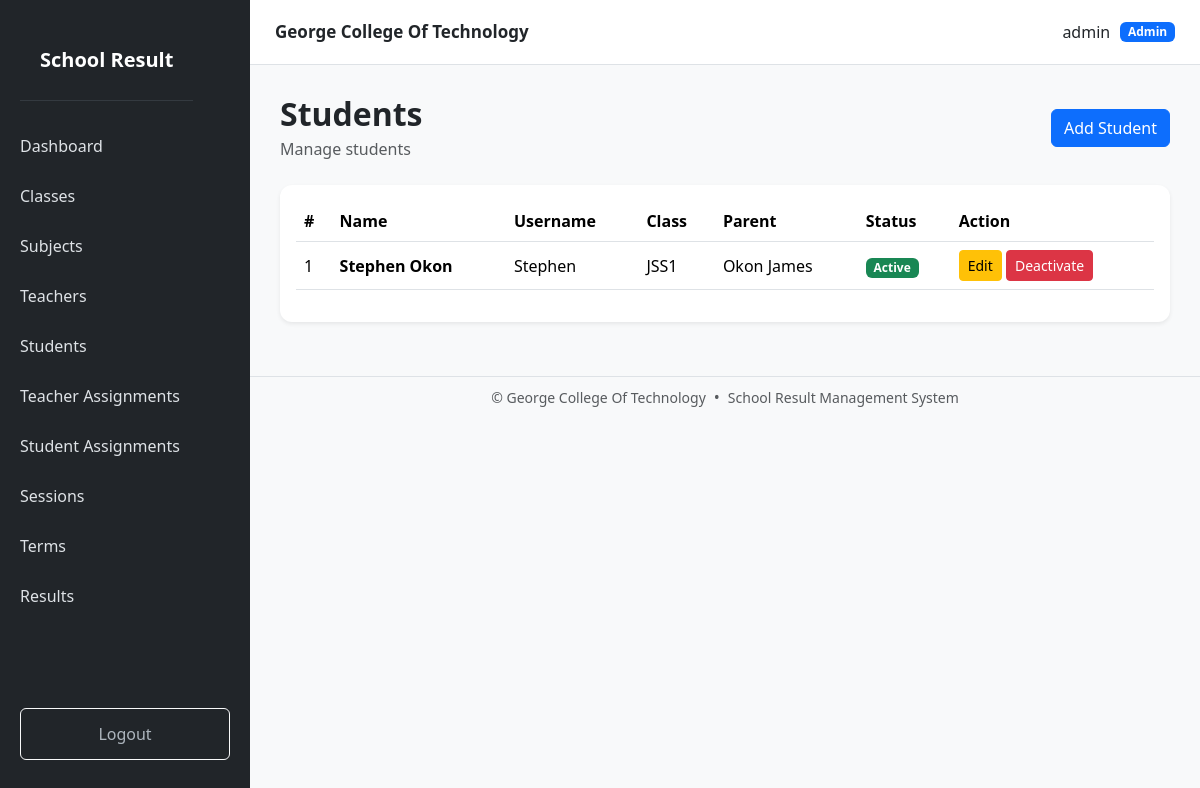
Screenshot of /students/ (signed in) with the database file from the repository.
### models.py (models this page shows, shortened)
class User(UserMixin, db.Model):
    __tablename__ = "users"
    id = db.Column(
        db.Integer,
        primary_key=True
    )
    username = db.Column(
        db.String(100),
        unique=True,
        nullable=False
    )
    password_hash = db.Column(
        db.String(255),
        nullable=False
    )
    role = db.Column(
        db.String(20),
        nullable=False,
        default="student"
    )
    is_active = db.Column(
        db.Boolean,
        default=True
    )
    teacher = db.relationship(
        "Teacher",
        back_populates="user",
        uselist=False
    )
    student = db.relationship(
        "Student",
        back_populates="user",
        uselist=False
    )

class Student(db.Model):
    __tablename__ = "students"
    id = db.Column(
        db.Integer,
        primary_key=True
    )
    user_id = db.Column(
        db.Integer,
        db.ForeignKey("users.id"),
        unique=True,
        nullable=False
    )
    name = db.Column(
        db.String(150),
        nullable=False
    )
    parent_name = db.Column(
        db.String(150)
    )
    age = db.Column(
        db.Integer
    )
    phone = db.Column(
        db.String(30)
    )
    classroom_id = db.Column(
        db.Integer,
        db.ForeignKey("classrooms.id"),
        nullable=True
    )
    is_active = db.Column(
        db.Boolean,
        default=True
    )
    user = db.relationship(
        "User",
        back_populates="student"
    )
    classroom = db.relationship(
        "Classroom",
        back_populates="students"
    )
    results = db.relationship(
        "Result",
        back_populates="student",
        cascade="all, delete-orphan"
    )

class Classroom(db.Model):
    __tablename__ = "classrooms"
    id = db.Column(
        db.Integer,
        primary_key=True
    )
    name = db.Column(
        db.String(100),
        unique=True,
        nullable=False
    )
    created_at = db.Column(
        db.DateTime,
        server_default=db.func.now()
    )
    students = db.relationship(
        "Student",
        back_populates="classroom"
    )
    teacher_assignments = db.relationship(
        "TeacherAssignment",
        back_populates="classroom",
        cascade="all, delete-orphan"
    )
    results = db.relationship(
        "Result",
        back_populates="classroom"
    )

### routes/student.py (the view, shortened to what this page needs)
@student.route("/")
@login_required
def list_students():
    if current_user.role == "admin":
        students = Student.query.order_by(
            Student.name
        ).all()
    elif current_user.role == "student":
        students = [
            current_user.student
        ]
    else:
        students = []
    return render_template(
        "student/list.html",
        students=students
    )

### templates/student/list.html (shortened to what this page needs)
{% extends "base.html" %}
{% block content %}
<div class="d-flex justify-content-between align-items-center mb-4">
    <div>
        <h2 class="fw-bold mb-1">
            Students
        </h2>
        <p class="text-muted mb-0">
            Manage students
        </p>
    </div>
    {% if current_user.role == "admin" %}
    <a
        href="{{ url_for('student.create_student') }}"
        class="btn btn-primary"
    >
        Add Student
    </a>
    {% endif %}
</div>
<div class="card shadow-sm border-0">
    <div class="card-body">
        <div class="table-responsive">
            <table class="table table-hover align-middle">
                <thead>
                    <tr>
                        <th>#</th>
                        <th>
                            Name
                        </th>
                        <th>
                            Username
                        </th>
                        <th>
                            Class
                        </th>
                        <th>
                            Parent
                        </th>
                        <th>
                            Status
                        </th>
                        {% if current_user.role == "admin" %}
                        <th>
                            Action
                        </th>
                        {% endif %}
                    </tr>
                </thead>
                <tbody>
                    {% for student in students %}
                    <tr>
                        <td>
                            {{ loop.index }}
                        </td>
                        <td>
                            <strong>
                                {{ student.name }}
                            </strong>
                        </td>
                        <td>
                            {{ student.user.username }}
                        </td>
                        <td>
                            {% if student.classroom %}
                                {{ student.classroom.name }}
                            {% else %}
                                <span class="text-muted">
                                    No Class
                                </span>
                            {% endif %}
                        </td>
                        <td>
                            {{ student.parent_name or "-" }}
                        </td>
                        <td>
                            {% if student.is_active %}
                                <span class="badge bg-success">
                                    Active
                                </span>
                            {% else %}
                                <span class="badge bg-danger">
                                    Inactive
                                </span>
                            {% endif %}
                        </td>
                        {% if current_user.role == "admin" %}
                        <td>
                            <a
                                href="{{ url_for(
                                    'student.edit_student',
                                    id=student.id
                                ) }}"
                                class="btn btn-sm btn-warning"
                            >
                                Edit
                            </a>
                            <form
                                method="POST"
                                action="{{ url_for(
                                    'student.toggle_student_status',
                                    id=student.id
                                ) }}"
                                class="d-inline"
                            >
                                {% if student.is_active %}
                                <button
                                    type="submit"
                                    class="btn btn-sm btn-danger"
                                    onclick="return confirm('Deactivate this student?')"
                                >
                                    Deactivate
                                </button>
                                {% endif %}
                            </form>
                        </td>
                        {% endif %}
                    </tr>
                    {% endfor %}
                </tbody>
            </table>
        </div>
    </div>
</div>
{% endblock %}

### templates/base.html (shortened to what this page needs)
<!DOCTYPE html>
<html lang="en">
<head>
    <link
        href="https://cdn.jsdelivr.net/npm/bootstrap@5.3.3/dist/css/bootstrap.min.css"
        rel="stylesheet"
    >
    <link
        rel="stylesheet"
        href="{{ url_for('static', filename='css/style.css') }}"
    >
</head>
<body>
{% if current_user.is_authenticated %}
<div class="sidebar" id="sidebar">
    <div class="sidebar-header">
        <div class="brand">
            School Result
        </div>
    </div>
    {% if current_user.role == "admin" %}
        <a href="{{ url_for('dashboard.index') }}">
            Dashboard
        </a>
        <a href="{{ url_for('classroom.list_classrooms') }}">
            Classes
        </a>
        <a href="{{ url_for('subject.list_subjects') }}">
            Subjects
        </a>
        <a href="{{ url_for('teacher.list_teachers') }}">
            Teachers
        </a>
        <a href="{{ url_for('student.list_students') }}">
            Students
        </a>
        <a href="{{ url_for('assignment.list_assignments') }}">
            Teacher Assignments
        </a>
        <a href="{{ url_for('student.student_assignments') }}">
            Student Assignments
        </a>
        <a href="{{ url_for('session.list_sessions') }}">
            Sessions
        </a>
        <a href="{{ url_for('term.list_terms') }}">
            Terms
        </a>
        <a href="{{ url_for('result.list_results') }}">
            Results
        </a>
    {% endif %}
    <div class="logout">
        <a
            href="{{ url_for('auth.logout') }}"
            class="btn btn-outline-light w-100"
        >
            Logout
        </a>
    </div>
</div>
<div class="main-content">
    <div class="page-wrapper">
        <div class="topbar">
            <strong class="topbar-title">
                George College Of Technology
            </strong>
            <div class="topbar-user">
                <span>
                    {{ current_user.username }}
                </span>
                <span class="badge bg-primary">
                    {{ current_user.role|capitalize }}
                </span>
            </div>
        </div>
        <main class="content">
            {% block content %}
            {% endblock %}
        </main>
        <footer class="no-print border-top bg-light mt-4 py-2">
            <div
                class="container-fluid d-flex justify-content-center align-items-center flex-wrap gap-2"
            >
                <small class="text-muted">
                    &copy; {{ current_year }}
                    George College Of Technology
                </small>
                <span class="text-muted">
                    •
                </span>
                <small class="text-muted">
                    School Result Management System
                </small>
            </div>
        </footer>
    </div>
</div>
{% else %}
<!-- =========================================================
     AUTH PAGES
========================================================= -->
{% block auth_content %}
{% endblock %}
{% endif %}
</body>
</html>

### static/css/style.css (style rules this page uses)
body { background: #f5f7fb; }
.sidebar { width: 250px; min-height: 100vh; background: #212529; position: fixed; left: 0; top: 0; bottom: 0; }
.brand { color: white; font-size: 22px; font-weight: bold; padding: 25px 20px; border-bottom: 1px solid #343a40; }
.sidebar a { display: block; color: #adb5bd; text-decoration: none; padding: 13px 20px; }
.logout { position: absolute; bottom: 20px; width: 100%; padding: 0 20px; }
.main-content { margin-left: 250px; min-height: 100vh; }
.topbar { background: white; padding: 18px 30px; border-bottom: 1px solid #ddd; display: flex; justify-content: space-between; }
.content { padding: 30px; }
.card { border: none; border-radius: 12px; }
body { margin: 0; background: #f8f9fa; }
.sidebar { position: fixed; top: 0; left: 0; width: 250px; height: 100vh; background: #212529; color: white; z-index: 1050; display: flex; flex-direction: column; overflow-y: auto; }
.sidebar-header { display: flex; align-items: center; justify-content: space-between; padding: 20px; }
.brand { font-size: 20px; font-weight: bold; }
.sidebar > a { display: block; color: #dee2e6; text-decoration: none; padding: 13px 20px; transition: 0.2s; }
.logout { margin-top: auto; padding: 20px; }
.topbar { height: 65px; background: white; border-bottom: 1px solid #dee2e6; display: flex; align-items: center; justify-content: space-between; padding: 0 25px; position: sticky; top: 0; z-index: 1000; }
.topbar-title { font-size: 17px; }
.topbar-user { display: flex; align-items: center; gap: 10px; }

### rows the page displays
User: username "admin", role "Admin"
Student: name "Stephen Okon", user.username "Stephen", classroom.name "JSS1", parent_name "Okon James", is_active "Active"
